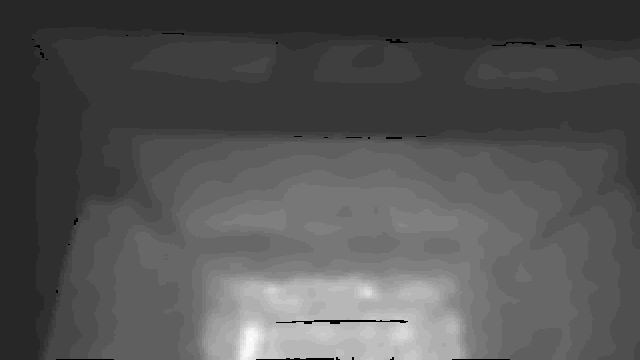
#> input picture images/rs_back_example_2019-10-16-00-33-41_ref.png, 640 x 360 px
$ python combine_depth.py
#> lines starting #> are read from the running program, lines starting #| are printed output that depends on the picture
#!/usr/bin/env python3

import cv2
import numpy as np

ref = cv2.imread("rs_back_example_2019-10-16-00-33-41_ref.png", -1)
#> ref is the input picture: shape (360, 640) uint16; min 0, max 8323, mean 2828.8
render = cv2.imread("rs_back_example_2019-10-16-00-33-41_render.png", -1)
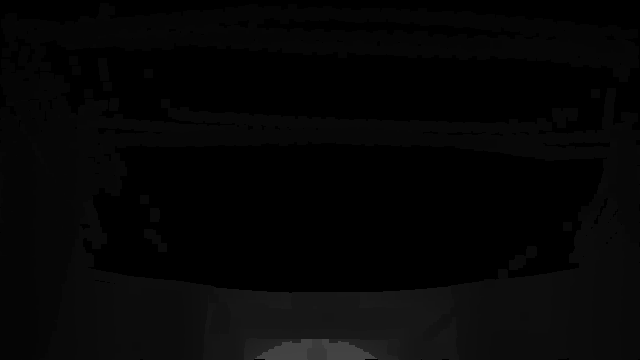
#> input picture images/rs_back_example_2019-10-16-00-33-41_render.png, 640 x 360 px
#> render is the input picture: shape (360, 640) uint16; min 0, max 17413, mean 1467.4

combined = np.zeros(ref.shape, dtype=ref.dtype)
rows, cols = ref.shape
#> rows = 360; cols = 640

for i in range(rows):
    for j in range(cols):
        rs = ref[i, j]
        lidar = render[i, j]
        combined[i, j] = lidar if (rs > 2500 or rs == 0) else rs
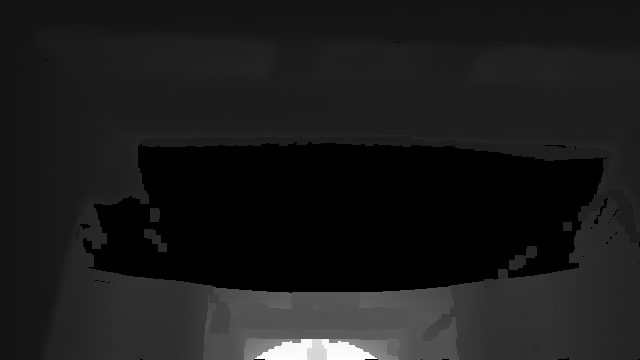
#> combined: shape (360, 640) uint16; min 0, max 17413, mean 1885.5; drawn with min black and max white

cv2.imshow("combined", combined)
cv2.imwrite("combined_depth.png", combined)
cv2.waitKey(0)
